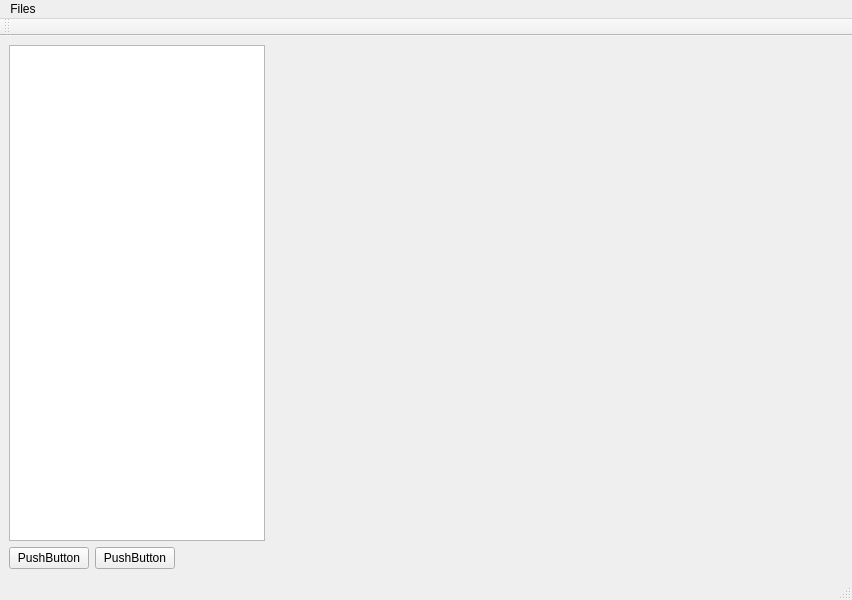
<?xml version="1.0" encoding="UTF-8"?>
<ui version="4.0">
 <class>MainWindow</class>
 <widget class="QMainWindow" name="MainWindow">
  <property name="geometry">
   <rect>
    <x>0</x>
    <y>0</y>
    <width>852</width>
    <height>600</height>
   </rect>
  </property>
  <property name="windowTitle">
   <string>MainWindow</string>
  </property>
  <widget class="QWidget" name="centralwidget">
   <layout class="QHBoxLayout" name="horizontalLayout_3">
    <item>
     <layout class="QVBoxLayout" name="verticalLayout">
      <item>
       <layout class="QHBoxLayout" name="horizontalLayout">
        <item>
         <widget class="QTreeView" name="treeView">
          <property name="sizePolicy">
           <sizepolicy hsizetype="Fixed" vsizetype="Expanding">
            <horstretch>0</horstretch>
            <verstretch>0</verstretch>
           </sizepolicy>
          </property>
         </widget>
        </item>
        <item>
         <widget class="QWidget" name="widget" native="true">
          <property name="sizePolicy">
           <sizepolicy hsizetype="Expanding" vsizetype="Expanding">
            <horstretch>0</horstretch>
            <verstretch>0</verstretch>
           </sizepolicy>
          </property>
         </widget>
        </item>
       </layout>
      </item>
      <item>
       <layout class="QHBoxLayout" name="horizontalLayout_2">
        <item>
         <widget class="QPushButton" name="pushButton">
          <property name="text">
           <string>PushButton</string>
          </property>
         </widget>
        </item>
        <item>
         <widget class="QPushButton" name="pushButton_2">
          <property name="text">
           <string>PushButton</string>
          </property>
         </widget>
        </item>
        <item>
         <spacer name="horizontalSpacer">
          <property name="orientation">
           <enum>Qt::Horizontal</enum>
          </property>
          <property name="sizeHint" stdset="0">
           <size>
            <width>40</width>
            <height>20</height>
           </size>
          </property>
         </spacer>
        </item>
       </layout>
      </item>
     </layout>
    </item>
   </layout>
  </widget>
  <widget class="QMenuBar" name="menubar">
   <property name="geometry">
    <rect>
     <x>0</x>
     <y>0</y>
     <width>852</width>
     <height>21</height>
    </rect>
   </property>
   <widget class="QMenu" name="menuFiles">
    <property name="title">
     <string>Files</string>
    </property>
    <addaction name="actionopenfile"/>
   </widget>
   <addaction name="menuFiles"/>
  </widget>
  <widget class="QStatusBar" name="statusbar"/>
  <widget class="QToolBar" name="toolBar">
   <property name="windowTitle">
    <string>toolBar</string>
   </property>
   <attribute name="toolBarArea">
    <enum>TopToolBarArea</enum>
   </attribute>
   <attribute name="toolBarBreak">
    <bool>false</bool>
   </attribute>
  </widget>
  <action name="actionopenfile">
   <property name="text">
    <string>openfile</string>
   </property>
  </action>
 </widget>
 <resources/>
 <connections/>
</ui>
